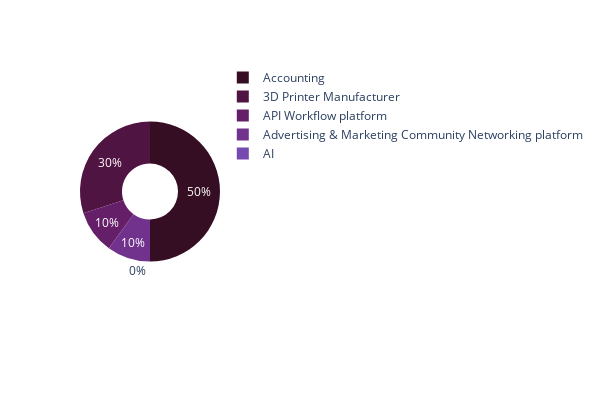

The notebook cell saved with this chart:
### Markdown cell above
#### 3. Top 5 Sectors

### Code cell
ctg = df.groupby('vertical')['amount'].sum().head()
ctg = ctg.sort_values(ascending=False)

fig6 = px.pie(
    values=ctg.values,
    labels=ctg.index.values,
    names= ctg.index.values,
    height=400,
    width=600,
    color_discrete_sequence=px.colors.sequential.dense_r,
    hole=0.4)
fig6

### Figure 1 — Plotly figure (JSON) as saved in the notebook; plotly's stock layout.template omitted (floating-point values rounded to 4 significant figures)
{"data": [{"domain": {"x": [0, 1], "y": [0, 1]}, "hole": 0.4, "hovertemplate": "label=%{label}<br>value=%{value}<extra></extra>", "labels": ["Accounting", "3D Printer Manufacturer", "API Workflow platform", "Advertising & Marketing Community Networking platform", "AI"], "legendgroup": "", "name": "", "showlegend": true, "type": "pie", "values": [41.59, 24.95, 8.317, 8.317, 0]}], "layout": {"height": 400, "legend": {"tracegroupgap": 0}, "margin": {"t": 60}, "piecolorway": ["rgb(54, 14, 36)", "rgb(80, 20, 66)", "rgb(100, 31, 104)", "rgb(113, 50, 141)", "rgb(119, 74, 175)", "rgb(120, 100, 202)", "rgb(117, 127, 221)", "rgb(115, 154, 228)", "rgb(129, 180, 227)", "rgb(156, 201, 226)", "rgb(191, 221, 229)", "rgb(230, 240, 240)"], "width": 600}}
